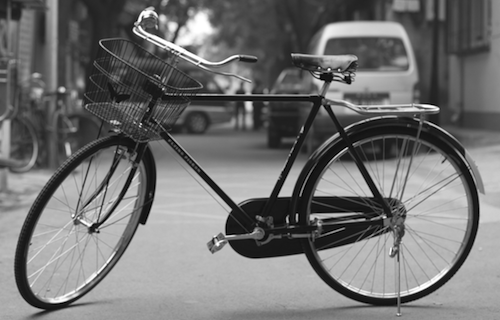
#> input picture Chapter1/dataset/bicycle.png, 500 x 320 px
$ jupyter execute --allow-errors '1.c - Mathematical operations with images.ipynb'
#> lines starting #> are read from the running program, lines starting #| are printed output that depends on the picture; after the words box and inside, x2 and y2 are one past the last pixel; in counts of white or black regions, pixels touching at a corner belong together; long printed decimals are rounded
## 1.c - Mathematical operations with images

In the last section we saw how images can be interpreted as functions and how we can perform few fundamental operations on images In this section we will deal with more mathematical operations with images. So, let's begin!

[cell 1]
# Import Open-CV
import cv2
# Import numpy
import numpy as np
#Import matplotlib
from matplotlib import pyplot as plt

Now, let's load and display two images

[cell 2]
image1 = cv2.imread('dataset/bicycle.png')
#> image1 is the input picture: shape (320, 500, 3); min 0, max 255, mean 114.2
image2 = cv2.imread('dataset/dolphin.png')
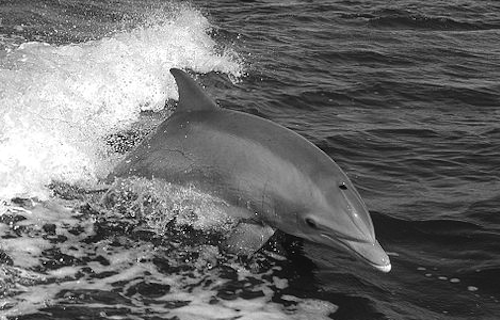
#> input picture Chapter1/dataset/dolphin.png, 500 x 320 px
#> image2 is the input picture: shape (320, 500, 3); min 0, max 255, mean 109.1

[cell 3]
# Utility function to display images
def show_image(img):
    print(img.shape)
#| (320, 500, 3)
#| (320, 500, 3)
    img = img.astype('uint8')
    plt.imshow(cv2.cvtColor(img, cv2.COLOR_BGR2RGB))
    plt.show()

[cell 4]
show_image(image1)
show_image(image2)

We see that both these images have equal dimensions, so now let's try out some basic arithmetic operations.

### Addition

[cell 5]
added_image = image1 + image2
show_image(added_image)
#| (320, 500, 3)

Eww, this looks like an ugly image! Why do you think it happened? But did you notice that the added image still has the same dimensions? Now, let's another experiment.

[cell 6]
added_image = image1//2 + image2//2
show_image(added_image)
#| (320, 500, 3)

Now, this one looks more soothing to the eye! For this case we have reduced the individual values to half and then added. In the previous case, the noisy image came mostly because of unsigned int addition, as we had discussed in the previous section. Now, instead of reducing the individual images to half, what if we reduced the first summed image and reduce that image values to half? Will it be same?

[cell 7]
show_image(added_image//2)
#| (320, 500, 3)

Ofcourse no! Wait, are you confused? Then let's give you a small mathematical intuition.

[cell 8]
a = np.array(200).astype('uint8')
b = np.array(100).astype('uint8')

c = a/2 + b/2
d = (a + b)/2

Is c = d? Or can you guess what the values of c and d will be?

[cell 9]
print(c == d)

As expected, the values of c and d are not equal. Then what are the values of c and d?

[cell 10]
print('Value of c is:', c)
print('Value of d is:', d)

Possible explanation? Well, since the numbers are unsigned int, a/2 = 100, b/2 = 50, so c = 150. But a + b = 44, as both are unsigned int, which can take max value of 255, after which it is reseted to 0, so d = 22

### Multiplication

How does images work with multiplication with a scalar value? We actually have seen that before when we took the average image. A division by 2 is nothin but a multiplication with 0.5. Now let's see what happens if we multiply the bicycle image with 1.5

[cell 11]
def normalize_image(img):
    img = img.astype('float')
    max_value = np.max(img)

    return img/max_value

[cell 12]
print('Orginal Image')
show_image(image1)
#| (320, 500, 3)
#| (320, 500, 3)
print('Image multiplied with 1.5')
show_image(np.clip((image1.astype('float') * 1.5), 0., 255.).astype('uint8'))

Does the new image looks brighter? Yes, it does as multiplying pixel values will bring it closer to 255, which is the brightest pixel. But did you notice we had to use np.clip() to keep all the pixel values between 0 and 255? Otherwise, when we change it back to unsigned int, the image will look distorted. So, a quick task, why don't you try removing np.clip() and see how the image is looking!

### Image Blending

Image blending was a popular trick for most photoshop specialists to bring interesting visual effects. It is nothing but a combination of some of the arithmatic image operators that we saw. So, let's try blending with two new images

[cell 13]
image3 = cv2.resize(cv2.imread('dataset/blend1.PNG'), (500,500))
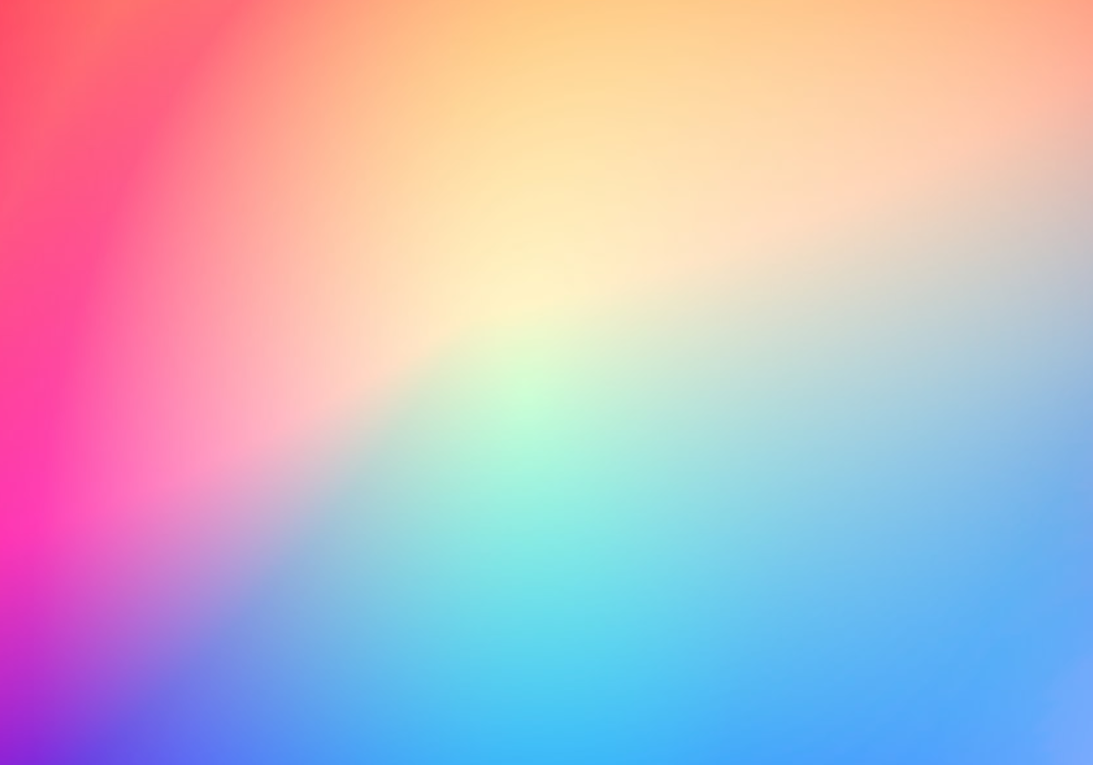
#> input picture Chapter1/dataset/blend1.PNG, 1093 x 765 px
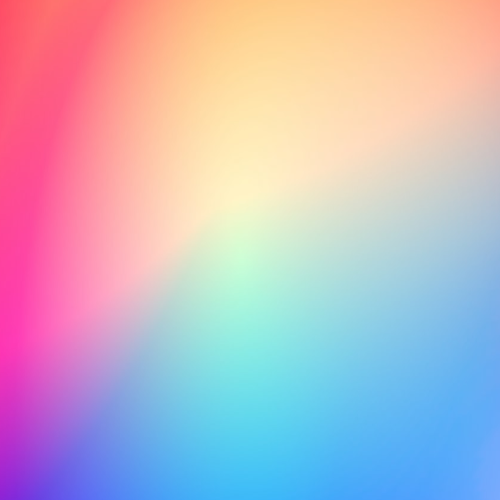
#> image3: shape (500, 500, 3); mean B, G, R 196.3, 180.6, 194.1
image4 = cv2.resize(cv2.imread('dataset/football.png'), (500,500))
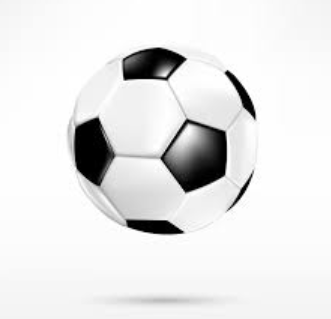
#> input picture Chapter1/dataset/football.png, 331 x 319 px
#> image4: shape (500, 500, 3); min 0, max 255, mean 231.3
show_image(image3)
#| (500, 500, 3)
show_image(image4)
#| (500, 500, 3)

[cell 14]
# Our own blending function
def blend_images(img1, img2, blending_ratio):
#> called with blending_ratio = 0.5
    return blending_ratio * img1 + (1. - blending_ratio) * img2
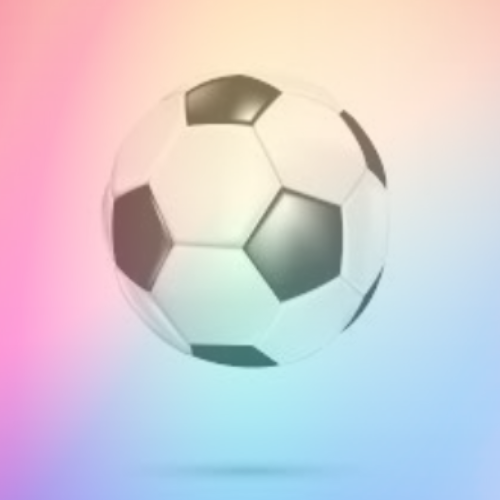
#> returned value: shape (500, 500, 3) float64; mean of channels 0, 1, 2 213.8, 205.9, 212.7; drawn as B, G, R

blended_img = blend_images(image3, image4, 0.5)
show_image(blended_img)
#| (500, 500, 3)

Oh wow! Now, we have a nice blended image of a football! Open CV also has a unction to perform the same type of blending. Let's see how it looks like.

[cell 15]
opencv_blended = cv2.addWeighted(image3,0.5,image4,0.5,0.5)
show_image(opencv_blended)
#| (500, 500, 3)

### Image Difference

Image difference can actually be thought as more than just mere image subtraction. But can be an important technique to localize difference in two images. So, let's try our hand at image differencing using the fruit images we saw before.

[cell 16]
image5 = cv2.imread('dataset/fruit.png')
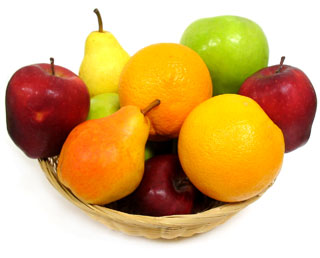
#> input picture Chapter1/dataset/fruit.png, 320 x 258 px
#> image5 is the input picture: shape (258, 320, 3); mean B, G, R 119.7, 178.6, 216.9
image6 = cv2.imread('dataset/fruit2.png')
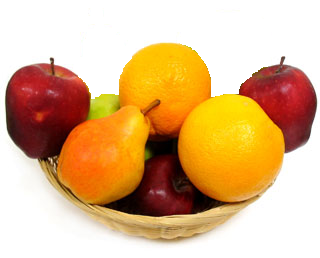
#> input picture Chapter1/dataset/fruit2.png, 320 x 258 px
#> image6 is the input picture: shape (258, 320, 3); mean B, G, R 138.3, 183.1, 222.2

show_image(image5)
#| (258, 320, 3)
show_image(image6)
#| (258, 320, 3)

Does the two images look same to you? Actually no! I thin someone has taken away few fruits! How do we know which one?

[cell 17]
# Creating a copy of the images as we will be playing with the image pixel values
# and accidently we don't want any changes to the original images
new_img = image6.copy()
orig_img = image5.copy()

# find the difference image
difference_img = cv2.subtract(new_img, orig_img)
gray = cv2.cvtColor(difference_img, cv2.COLOR_BGR2GRAY)
difference_img[gray > 5] = [0, 0, 255]
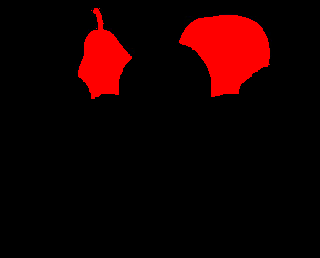
#> difference_img: shape (258, 320, 3); mean B, G, R 0, 0, 22.7

# Displaying the highlighted missing objects
print('Displaying the highlighted missing objects')
show_image(difference_img)
#| (258, 320, 3)

# adding the coloured mask to the new image, to localize the missing objects
new_img[gray > 5] = [0, 0, 255]
#> new_img: shape (258, 320, 3); 8.9% of pixels changed, all inside (x1, y1, x2, y2) = (78, 8, 270, 99)

print('Localized the new images with missing objects')
show_image(new_img)
#| (258, 320, 3)
print('Original image for comparison')
show_image(orig_img)
#| (258, 320, 3)

Ah, now we see, that someone might have taken our yellow pear and the green apple? Or did I have those fruits in breakfast?
Oh well, atleast our algorithm works well! Can you think of some other use cases where we can apply this technique?

### Bitwise operations

We saw how good our mask was to localize the missing objects. Now we will see other interesting opetions with bitwise operators

[cell 18]
# Now create a mask of logo and create its inverse mask also
gray_orig = cv2.cvtColor(orig_img,cv2.COLOR_BGR2GRAY)
_, mask1 = cv2.threshold(gray_orig, 245, 255, cv2.THRESH_BINARY)
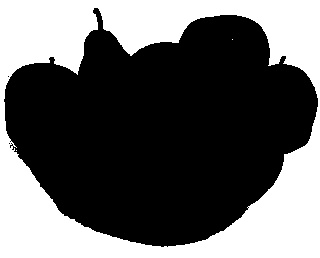
#> mask1: shape (258, 320); 38.3% white; 3 white regions (2 under 20 px), largest, box (x1, y1, x2, y2) and area: (0, 0, 320, 258) 31638

gray_new = cv2.cvtColor(image6,cv2.COLOR_BGR2GRAY)
_, mask2 = cv2.threshold(gray_new, 245, 255, cv2.THRESH_BINARY)
#> mask2: shape (258, 320); 47.2% white; 2 white regions (1 under 20 px), largest, box (x1, y1, x2, y2) and area: (0, 0, 320, 258) 38948

print('Bitwise not converts all black pixels to white and vice versa')
mask_inv1 = cv2.bitwise_not(mask1)
mask_inv2 = cv2.bitwise_not(mask2)
show_image(mask_inv1)
#| (258, 320)
show_image(mask_inv2)
#| (258, 320)


print('Bitwise and operations on the masks -- which takes the common pixels in both the images')
bit_and = cv2.bitwise_and(mask1, mask2)
show_image(bit_and)
#| (258, 320)

print('Bitwise and operations on the masks -- which takes unique pixels from both the images')
bit_or = cv2.bitwise_or(mask1, mask2)
show_image(bit_or)
#| (258, 320)

Now, let's see a function application of bitwise image operations

[cell 19]
bit1 = cv2.imread('dataset/bit1.png', 0)
bit2 = cv2.imread('dataset/bit2.png', 0)

#> (the rest of this cell did not finish here and is left out)

Ah! Hidden code words within images! Seems like a nice way to keep our pin codes or passwords hidden! And decode the same using bitwise operations!

### Image Statistics

Now let's create a common function which we can use every time to calculate simple image statitics, which can be helpful for us when we are doing image analysis

[cell 20]
def image_stats(img):
    max = np.max(img)
#> max = 255
    print('Max pixel value:', max)
#| Max pixel value: 255
    min = np.min(img)
#> min = 0
    print('Min pixel value:', min)
#| Min pixel value: 0
    mean = np.mean(img)
#> mean = 114.2
    print('Mean pixel value:', mean)
#| Mean pixel value: 114.173
    median = np.median(img)
#> median = 110
    print('Median pixel value:', median)
#| Median pixel value: 110.0

    print('\nPixel Intensity Distribution:')
    plt.hist(img.ravel(),256,[0,256], color='r')
    plt.show()
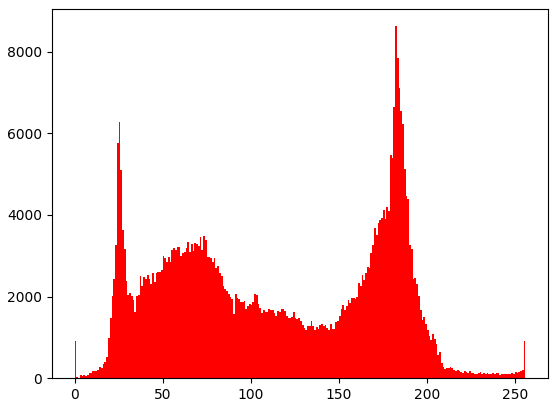
#> figure drawn by matplotlib, 1 panel; tallest bar 8625 high, from x = 182 to 183

[cell 21]
image_stats(image1)

Nice, our images stats function works well. Image statistics will be very handy when we work on real life problems, primary to understand the nature of the image based which we can fine tune some of the parameters.

### Image Normalization

Image Normalization is a process in which we change the range of pixel intensity values to make the image values more consistent and well defined within a range. It is often a handy feature we will use when we are building a feature vector for some of the machine learning work and it often helps to attenuate noise, give a uniform contrast and reduce the number of computations and make some of the algorithms run faster.

[cell 22]
# We will use build it function from open cv to normalize images

final_img = cv2.normalize(image1,image1, 0, 255, cv2.NORM_MINMAX)
show_image(final_img)
#| (320, 500, 3)
